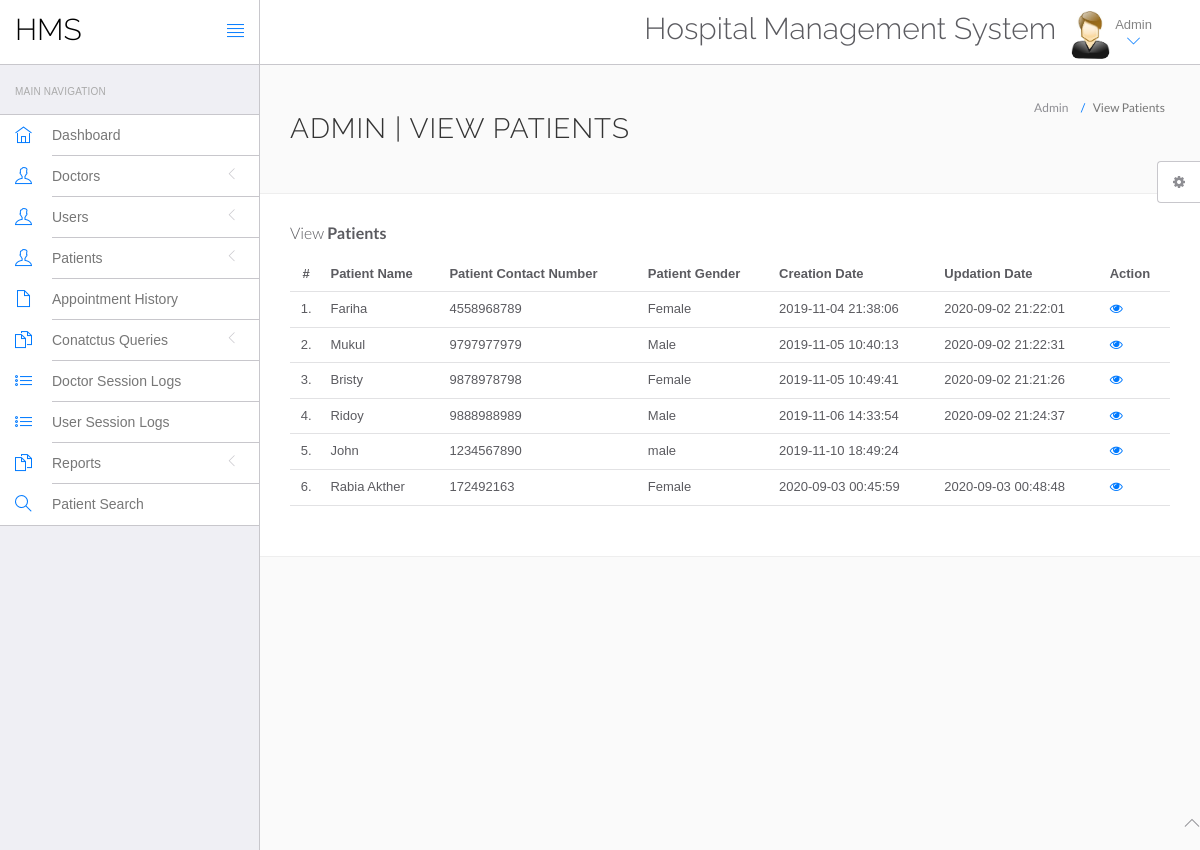
/hospital/hms/admin/manage-patient.php (signed in), run on the app's committed database.
### tables this page shows
CREATE TABLE `tblpatient` (
  `ID` int(10) NOT NULL,
  `Docid` int(10) DEFAULT NULL,
  `PatientName` varchar(200) DEFAULT NULL,
  `PatientContno` bigint(10) DEFAULT NULL,
  `PatientEmail` varchar(200) DEFAULT NULL,
  `PatientGender` varchar(50) DEFAULT NULL,
  `PatientAdd` mediumtext,
  `PatientAge` int(10) DEFAULT NULL,
  `PatientMedhis` mediumtext,
  `CreationDate` timestamp NULL DEFAULT CURRENT_TIMESTAMP,
  `UpdationDate` timestamp NULL DEFAULT NULL ON UPDATE CURRENT_TIMESTAMP
);

### hospital/hms/admin/manage-patient.php (the view, shortened to what this page needs)
<?php
include('include/config.php');
?>
<!DOCTYPE html>
<html lang="en">
	<head>
		<link rel="stylesheet" href="vendor/bootstrap/css/bootstrap.min.css">
		<link rel="stylesheet" href="vendor/fontawesome/css/font-awesome.min.css">
		<link rel="stylesheet" href="vendor/themify-icons/themify-icons.min.css">
		<link href="vendor/animate.css/animate.min.css" rel="stylesheet" media="screen">
		<link href="vendor/perfect-scrollbar/perfect-scrollbar.min.css" rel="stylesheet" media="screen">
		<link href="vendor/switchery/switchery.min.css" rel="stylesheet" media="screen">
		<link href="vendor/bootstrap-touchspin/jquery.bootstrap-touchspin.min.css" rel="stylesheet" media="screen">
		<link href="vendor/select2/select2.min.css" rel="stylesheet" media="screen">
		<link href="vendor/bootstrap-datepicker/bootstrap-datepicker3.standalone.min.css" rel="stylesheet" media="screen">
		<link href="vendor/bootstrap-timepicker/bootstrap-timepicker.min.css" rel="stylesheet" media="screen">
		<link rel="stylesheet" href="assets/css/styles.css">
		<link rel="stylesheet" href="assets/css/plugins.css">
		<link rel="stylesheet" href="assets/css/themes/theme-1.css" id="skin_color" />
	</head>
	<body>
		<div id="app">
<?php include('include/sidebar.php');?>
<div class="app-content">
<?php include('include/header.php');?>
<div class="main-content" >
<div class="wrap-content container" id="container">
<section id="page-title">
<div class="row">
<div class="col-sm-8">
<h1 class="mainTitle">Admin | View Patients</h1>
</div>
<ol class="breadcrumb">
<li>
<span>Admin</span>
</li>
<li class="active">
<span>View Patients</span>
</li>
</ol>
</div>
</section>
<div class="container-fluid container-fullw bg-white">
<div class="row">
<div class="col-md-12">
<h5 class="over-title margin-bottom-15">View <span class="text-bold">Patients</span></h5>
<table class="table table-hover" id="sample-table-1">
<thead>
<tr>
<th class="center">#</th>
<th>Patient Name</th>
<th>Patient Contact Number</th>
<th>Patient Gender </th>
<th>Creation Date </th>
<th>Updation Date </th>
<th>Action</th>
</tr>
</thead>
<tbody>
<?php
$sql=mysqli_query($con,"select * from tblpatient");
$cnt=1;
while($row=mysqli_fetch_array($sql))
{
?>
<tr>
<td class="center"><?php echo $cnt;?>.</td>
<td class="hidden-xs"><?php echo $row['PatientName'];?></td>
<td><?php echo $row['PatientContno'];?></td>
<td><?php echo $row['PatientGender'];?></td>
<td><?php echo $row['CreationDate'];?></td>
<td><?php echo $row['UpdationDate'];?>
</td>
<td>
<a href="view-patient.php?viewid=<?php echo $row['ID'];?>"><i class="fa fa-eye"></i></a>
</td>
</tr>
<?php
$cnt=$cnt+1;
 }?></tbody>
</table>
</div>
</div>
</div>
</div>
</div>
</div>
</div>
	<?php include('include/footer.php');?>
	<?php include('include/setting.php');?>
	</body>
</html>

### hospital/hms/admin/assets/css/themes/theme-1.css (style rules this page uses)
body { background: #FAFAFA; }

### data on the page
tblpatient: PatientName "Fariha", PatientContno "4558968789", PatientGender "Female", CreationDate "2019-11-04 21:38:06", UpdationDate "2020-09-02 21:22:01"
tblpatient: PatientName "Mukul", PatientContno "9797977979", PatientGender "Male", CreationDate "2019-11-05 10:40:13", UpdationDate "2020-09-02 21:22:31"
tblpatient: PatientName "Bristy", PatientContno "9878978798", PatientGender "Female", CreationDate "2019-11-05 10:49:41", UpdationDate "2020-09-02 21:21:26"
tblpatient: PatientName "Ridoy", PatientContno "9888988989", PatientGender "Male", CreationDate "2019-11-06 14:33:54", UpdationDate "2020-09-02 21:24:37"
tblpatient: PatientName "John", PatientContno "1234567890", PatientGender "male", CreationDate "2019-11-10 18:49:24"
tblpatient: PatientName "Rabia Akther", PatientContno "172492163", PatientGender "Female", CreationDate "2020-09-03 00:45:59", UpdationDate "2020-09-03 00:48:48"
